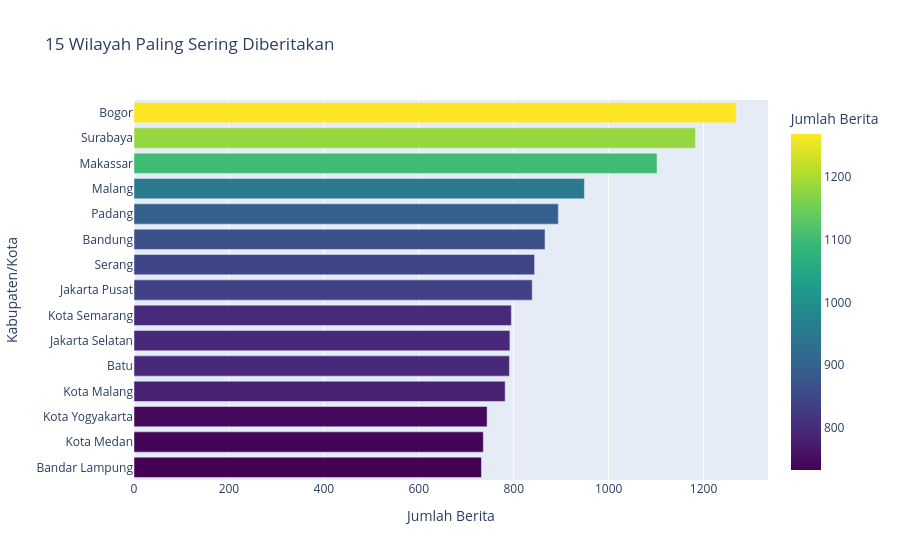

This figure's notebook cell:
### Code cell
top_kabkot = df.filter(pl.col("news_kabkot").is_not_null())["news_kabkot"].value_counts().sort("count", descending=True).head(15).to_pandas()

fig2 = px.bar(
        top_kabkot,
        x="count",
        y="news_kabkot",
        orientation='h',
        title="15 Wilayah Paling Sering Diberitakan",
        labels={"count": "Jumlah Berita", "news_kabkot": "Kabupaten/Kota"},
        color="count",
        color_continuous_scale="Viridis"
)

fig2.update_layout(yaxis={'categoryorder':'total ascending'})
fig2.show()

### Figure 1 — Plotly figure (JSON) as saved in the notebook; plotly's stock layout.template omitted (floating-point values rounded to 4 significant figures)
{"data": [{"hovertemplate": "Jumlah Berita=%{marker.color}<br>Kabupaten/Kota=%{y}<extra></extra>", "legendgroup": "", "marker": {"color": [1269, 1183, 1102, 949, 894, 866, 844, 839, 795, 792, 791, 782, 744, 736, 732], "coloraxis": "coloraxis", "pattern": {"shape": ""}}, "name": "", "orientation": "h", "showlegend": false, "textposition": "auto", "type": "bar", "x": [1269, 1183, 1102, 949, 894, 866, 844, 839, 795, 792, 791, 782, 744, 736, 732], "xaxis": "x", "y": ["Bogor", "Surabaya", "Makassar", "Malang", "Padang", "Bandung", "Serang", "Jakarta Pusat", "Kota Semarang", "Jakarta Selatan", "Batu", "Kota Malang", "Kota Yogyakarta", "Kota Medan", "Bandar Lampung"], "yaxis": "y"}], "layout": {"barmode": "relative", "coloraxis": {"autocolorscale": false, "colorbar": {"title": {"text": "Jumlah Berita"}}, "colorscale": [[0, "#440154"], [0.1111, "#482878"], [0.2222, "#3e4989"], [0.3333, "#31688e"], [0.4444, "#26828e"], [0.5556, "#1f9e89"], [0.6667, "#35b779"], [0.7778, "#6ece58"], [0.8889, "#b5de2b"], [1, "#fde725"]]}, "legend": {"tracegroupgap": 0}, "title": {"text": "15 Wilayah Paling Sering Diberitakan"}, "xaxis": {"anchor": "y", "domain": [0, 1], "title": {"text": "Jumlah Berita"}}, "yaxis": {"anchor": "x", "categoryorder": "total ascending", "domain": [0, 1], "title": {"text": "Kabupaten/Kota"}}}}
